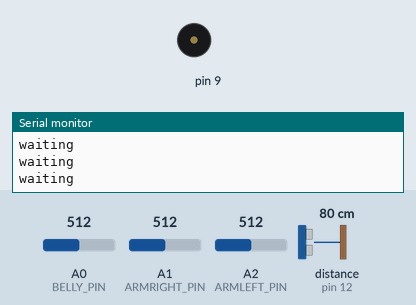
Recording of a sketch running on a simulated Arduino Uno, built with avr-gcc and run on an emulated ATmega328P. Parts: buzzer (waves = sounding), the last lines printed to the serial monitor. Wiring (inferred from the names in the program): ultrasonic range finder: trigger pin 13; echo pin 12. Inputs (shaded band) come from the test bench; at power-on: distance to the obstacle (sensor on pin 12) 80 cm, A0 (BELLY_PIN) = 512, A1 (ARMRIGHT_PIN) = 512, A2 (ARMLEFT_PIN) = 512. The echo pulse lasts 58.3 µs per cm; random numbers use the default seed unless the sketch sets one.

Above: at 1.2 s.
1.3 s: distance to the obstacle (sensor on pin 12) set to 29 cm
4.3 s: A0 (BELLY_PIN) set to 529
At 4.37 s:
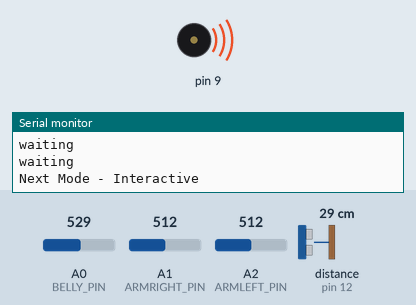
7.3 s: A1 (ARMRIGHT_PIN) set to 716
Timing chart, 0 to 16.3 s (numbered marks = the images above; inputs shaded):
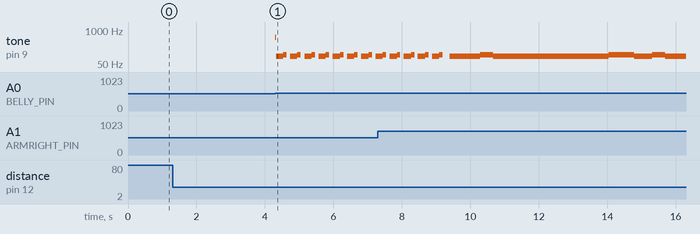

The sketch:

Assignment1_CART360_GeraldAlvarez_MaedehSharifi.ino
```cpp
//http://howtomechatronics.com/tutorials/arduino/ultrasonic-sensor-hc-sr04/
#include <toneAC.h>

//pressure sensors pins
#define BELLY_PIN A0
#define ARMRIGHT_PIN A1
#define ARMLEFT_PIN A2

//motion range sensor pins
#define TRIGGER_MOTION_PIN 13
#define ECCHO_MOTION_PIN 12


//buzzer pin
#define BUZZER_PIN 3


//number of running sample
const int RUNNING_SAMPLE = 10;

//Running average for distance motion
int averageDistanceArray [RUNNING_SAMPLE];
//distance array counter
int distanceCtr = 0;
//close range threshold by cm
int closeDistance = 50;
//max range threshhold by cm
int maxDistance = 120;
//var for previous distance for motion sensor
int prevDistance = 0;


//previous pressure value
int prevBellyPressure = 0;

//previous pressure value
int prevLeftPressure = 0;

//previous pressure value
int prevRightPressure = 0;

//freq range
int minBellyHz = 261;
int maxBellyHz = 329;

int minLeftHz = 329;
int maxLeftHz = 415;

int minRightHz = 415;
int maxRightHz = 523;

//Array for storing the notes
const int MAX_NOTES = 32;
int notesArray [MAX_NOTES];
int amplitudeArray[MAX_NOTES];
int notesCtr = 0;

//notes duration
//a whole, haft, quarter, eighth, and sixteenth
int durationsArray [] = {3000, 1500, 750, 375, 150};

//timer variables
unsigned long startTime;
const int goalTime = 1000;

//var to keep track of the pleasure meter
int pleasureMeter = 20;
//maximun pleasure
int maxPleasure = 50;
//pleasure's step
int stepPleasure = 1;
//variable for the range of pleasure spots
int lowestPleasure = 350;
int highestPleasure = 650;

//mode of the bear
int mode = 0;


void setup() {
  Serial.begin(9600);
  //set motion sensor
  pinMode(TRIGGER_MOTION_PIN, OUTPUT);
  pinMode(ECCHO_MOTION_PIN, INPUT);
  //pre-fill the arrays

  for (int i = 0; i < RUNNING_SAMPLE; i++) {
    averageDistanceArray[i] = getDistance();
  }

  //start the timer
  resetTimer();
}
void loop() {

  selectMode();
  //dataSensors();

}


//Print the sensors values
void dataSensors() {

  Serial.print("Left");
  Serial.println(getLeftPressure());


  Serial.print("Belly");
  Serial.println(getBellyPressure());


  Serial.print("RIght");
  Serial.println(getRightPressure());
  Serial.println();

  //delay(100);
}


//Mode selector function
void selectMode() {
  if (mode == 0) {
    Serial.println("waiting");
    waiting();
  }
  else if (mode == 1) {
    interactive();
  }
  else if (mode == 2) {
    Serial.println("playback");
    playback();
  }
  else if (mode == 3) {
    Serial.println("sleep");
    sleep();
  }
}


//Waiting Mode, where the object wait for range detection and physical interaction.
void waiting() {

  //sensitivity of movement/noise
  int noiseOffset = 3;

  //check if average distance is within the max distance
  if (getAverageDistance() <= maxDistance ) {

    //check for movement or change in the distance.
    //check if the prevDistance is less than current distance plus noise
    //and if the prevDistance is also greater than current distance plus noise.
    if (prevDistance < getDistance() + noiseOffset &&
        prevDistance > getDistance() - noiseOffset) {
      //Do nothing due to no movement
    } else {
      if (getDistance() >= closeDistance) {
        //store 100hz + current distance
        int freq = 100 + getDistance();
        //play tone with 10 amplitude and 200 ms duration
        toneAC(freq, 10 , 200);
      }
      else {
        //turn off the tone
        toneAC();
      }
    }

    //check if average distance is within closeDistance
    if (getAverageDistance() <= closeDistance) {
      //check if the value of the pressure is greater than the threshold
      if (getBellyPressure() > 512 ) {
        //play a tone according to the pressure's value
        toneAC(getBellyPressure());
        Serial.println("Next Mode - Interactive");
        //next mode
        mode = 1;
        //start the timer
        resetTimer();
      }

      //check if the value of the pressure is greater than the threshold
      if (getLeftPressure() > 512 ) {
        Serial.println("Next Mode - Interactive");
        //play a tone according to the pressure's value
        toneAC(getLeftPressure());
        //next mode
        mode = 1;
        //start the timer
        resetTimer();
      }

      //check if the value of the pressure is greater than the threshold
      if (getRightPressure() > 512 ) {
        //play a tone according to the pressure's value
        toneAC(getRightPressure());
        Serial.println("Next Mode - Interactive");
        //next mode
        mode = 1;
        //start the timer
        resetTimer();
      }
    }
  }
}

//interactive mode where the user physically interacts with the object.
void interactive() {

  //variable for filtering noise value
  int noiseOffset = 3;

  //placeholder for a frequency
  int freq = 0;

  //placeholder for an amplitude
  int amp = 0;

  //check if the pleasure meter is within 0 to 100
  if (pleasureMeter < maxPleasure && pleasureMeter > 0) {

    //CHECK THE RIGHT ARM SENSOR
    //cut off noise by checking if the previous value of pressure sensor is around the range of the current value
    //also ensure that the user inputs different pressure values
    if (prevRightPressure <= getRightPressure() + noiseOffset &&
        prevRightPressure >= getRightPressure() - noiseOffset ) {

      //do nothing due to the value is within range of noise filter
      //prevent accidental or noise input

    } else {
      //else: the current value of the sensor exceed the noise; thus, indicating a spike change of the value

      //check if the average right arm value is within the pleasure's range
      if (lowestPleasure < getRightPressure()
          && highestPleasure > getRightPressure()) {

        //set the frequency by invoking the getOffsetFrequency
        freq = getOffsetFrequency(getRightPressure(), maxRightHz, minRightHz);

        //set the amplitude
        amp = getAmplitude(getRightPressure(), highestPleasure);

        //update the array
        updateNotesArray(freq, amp);


        toneAC(freq, 10, 100);
        //increment the pleasure meter
        pleasureMeter += stepPleasure;


      } else {

        if (getRightPressure() < lowestPleasure) {
          toneAC(2000, 10, 100);
          Serial.println("To strong");
        }
        if (getRightPressure() > highestPleasure) {
          toneAC(100, 10, 100);
          Serial.println("To weak");
        }
        //running timer that checks if timer passes the setGoal
        if (getTimePassed() >= goalTime) {
          //decrease pleasure meter
          pleasureMeter -= stepPleasure;
          //reset timer
          resetTimer();
        }

      }
    }


    //CHECK THE LEFT ARM SENSOR
    //cut off noise by checking if the previous value of pressure sensor is around the range of the current value
    //also ensure that the user inputs different pressure values
    if (prevLeftPressure <= getLeftPressure() + noiseOffset &&
        prevLeftPressure >= getLeftPressure() - noiseOffset ) {
      //do nothing due to the value is within range of noise filter
      //prevent accidental or noise input
    } else {
      //else: the current value of the sensor exceed the noise; thus, indicating a spike change of the value
      //check if the average right arm value is within the pleasure's range
      if (lowestPleasure < getLeftPressure()
          && highestPleasure > getLeftPressure()) {


        //set the frequency by invoking the getOffsetFrequency
        freq = getOffsetFrequency(getLeftPressure(), maxRightHz, minRightHz);

        //set the amplitude
        amp = getAmplitude(getRightPressure(), highestPleasure);

        //update note array
        updateNotesArray(freq, amp);

        Serial.println("ON POINT");
        toneAC(freq, 10, 100);
        //increment the pleasure meter
        pleasureMeter +=  stepPleasure;


      } else {

        if (getLeftPressure() < lowestPleasure) {
          toneAC(2000, 10, 100);
          Serial.println("To strong");
        }
        if (getLeftPressure() > highestPleasure) {
          toneAC(100, 10, 100);
          Serial.println("To weak");
        }

        //running timer that checks if timer passes the setGoal
        if (getTimePassed() >= goalTime) {
          //decrease pleasure meter
          pleasureMeter -= stepPleasure;
          //reset timer
          resetTimer();
        }

      }
    }


    //CHECK THE LEFT ARM SENSOR
    //cut off noise by checking if the previous value of pressure sensor is around the range of the current value
    //also ensure that the user inputs different pressure values
    if (prevBellyPressure <= getBellyPressure() + noiseOffset &&
        prevBellyPressure >= getBellyPressure() - noiseOffset ) {
      //do nothing due to the value is within range of noise filter
      //prevent accidental or noise input
    } else {
      //else: the current value of the sensor exceed the noise; thus, indicating a spike change of the value
      //check if the average right arm value is within the pleasure's range
      if (lowestPleasure < getBellyPressure()
          && highestPleasure > getBellyPressure()) {


        //set the frequency by invoking the getOffsetFrequency
        freq = getOffsetFrequency(getBellyPressure(), maxRightHz, minRightHz);

        //set the amplitude
        amp = getAmplitude(getRightPressure(), highestPleasure);

        //update the note array
        updateNotesArray(freq, amp);

        //play the tone
        toneAC(freq, 10, 100);
        //increment the pleasure meter
        pleasureMeter += stepPleasure;


      } else {

        if (getBellyPressure() < lowestPleasure) {
          toneAC(2000, 10, 100);
          Serial.println("To strong");
        }
        if (getBellyPressure() > highestPleasure) {
          toneAC(100, 10, 100);
          Serial.println("To weak");
        }

        //running timer that checks if timer passes the setGoal
        if (getTimePassed() >= goalTime) {
          //decrease pleasure meter
          pleasureMeter -= stepPleasure;
          //reset timer
          resetTimer();
        }
      }
    }

  } else {
    //check if the pleasureMeter is max
    if (pleasureMeter >= maxPleasure) {
      //next mode
      mode = 2;
    }
    //check if the pleasure when down
    if (pleasureMeter <= 0) {
      //jump to sleep mode
      mode = 3;
      Serial.println("GameOver");
    }
    //reset the notes counter
    notesCtr = 0;
    //reset timer
    resetTimer();
  }

  //turn off tone
  toneAC();

  Serial.print("PleasureMeter");
  Serial.println(pleasureMeter);

  delay(100);

}
void playback() {
  if (notesCtr < MAX_NOTES) {
    int randomNum = random(5);
    toneAC(notesArray[notesCtr], 10, durationsArray[randomNum]);//make the musical notes
    notesCtr++;
  } else {
    mode = 3;
  }
}

//sleep mode function that delay the mode loop for a certain time
void sleep() {

  int snoreFreq = 0;
  int durationSleep = 0;

  if (pleasureMeter >= 100) {
    snoreFreq = 100;
    durationSleep = 5000;
  } else {
    if (pleasureMeter <= 0) {
      snoreFreq = 1000;
      durationSleep = 10000;
    }
  }

  //if time passed the duration sleep
  if (getTimePassed() >= durationSleep) {
    //if the distance is greter than max distance
    //no one interacting it
    if (getAverageDistance() > maxDistance)
      //switch mode
      mode = 0;
  } else {
    //play the tone message
    toneAC(snoreFreq);
    //delay for tone to play
    delay(1);
  }

  //reset the pleasure meter
  int pleasureMeter = 20;

}

//Resets the timer.
void resetTimer()
{
  //assign the current time (millis()) to startTime var; hence, resetting the timer's starting time.
  startTime = millis();
}

//Getter function that returns the time passed.
long getTimePassed()
{
  //return running time millis minus the startTime
  return  millis() - startTime;

}

//sote the note and amplitude in the array
void updateNotesArray(int freq, int amp) {

  //check if the counter is less than the max note
  if (notesCtr < MAX_NOTES) {

    //assign the frequency given in the function parameter
    notesArray[notesCtr] = freq;

    //assign the amp to the amplitudeArray
    amplitudeArray[notesCtr] = amp;

    //increament counter
    notesCtr++;
  } else {

    //reset counter
    notesCtr = 0;
  }
}


//calculate the offset frequency needed in ration with maxHz and minHz
int getOffsetFrequency(int senAvgVal, int maxVal, int minVal) {

  //offset frequency
  int offsetHz = 0;

  //restrict distance to closeDistance
  if (getDistance() <=  closeDistance) {
    //calculate an offset frequency in ratio to minVal to maxVal accoding to the distance
    offsetHz = (getDistance() / closeDistance) * maxVal - minVal;
  }

  //return the average pressure val + offset
  return senAvgVal + offsetHz;
}

//map the amplidtude according to the pressure sensor's value and scale it to the min hz and max hz of each pressure's hz setting
int getAmplitude(int senVal, int maxVal) {
  //check if the senVal is greater than maxVal
  //ensure not give higher than 10
  if (senVal > maxVal) {
    return 10;
  }
  else {
    //return the scaled  pressure val in the range of 5 10
    return map(senVal, 0, maxVal, 0, 10);
  }
}

//Getter function that reads the belly section pressure sensor.
int getBellyPressure() {
  return analogRead(BELLY_PIN);
}


//Getter function that reads the left arm section pressure sensor.
int getLeftPressure() {
  return analogRead(ARMLEFT_PIN);
}


//Getter function that reads the right arm section pressure sensor.
int getRightPressure() {
  return analogRead(ARMRIGHT_PIN);
}


//Getter function that triggers pulse and receives distance of the motion sensor
int getDistance() {
  //local var for distance and duration
  long distance, duration;
  //clear trigger
  digitalWrite(TRIGGER_MOTION_PIN, LOW);
  //delay
  delayMicroseconds(2);
  //set the trigger High for 10 micro seconds
  digitalWrite(TRIGGER_MOTION_PIN, HIGH);
  //delay
  delayMicroseconds(10);
  //tigger the pulse
  digitalWrite(TRIGGER_MOTION_PIN, LOW);
  //getting the duration| receiving the eccho
  duration = pulseIn(ECCHO_MOTION_PIN, HIGH);
  //calculating distance in CM and make sure it is positive
  distance = abs(duration * 0.034 / 2);

  //saving the raw current distance for prevDistance
  prevDistance = distance;

  //weight filtering
  int currEst = 0.5 * distance + 0.5 * prevDistance;

  return  currEst;
}


//Function that calculates the average distance of the received distance. Serve to filter noise
int getAverageDistance() {
  int totalAverage = 0;
  if (distanceCtr < RUNNING_SAMPLE) {
    averageDistanceArray[distanceCtr] = getDistance();
    distanceCtr++;
  } else {
    distanceCtr = 0;
  }
  for (int i = 0; i < RUNNING_SAMPLE; i++) {
    totalAverage += averageDistanceArray[i];
  }
  return totalAverage / RUNNING_SAMPLE;
}
```

Measured:
- the behaviour switches between 512 and 513 on A0 (BELLY_PIN) (found by bisection; images 0 and 1)
- after the input at 4.3 s, tone on pin 9: silent → 529 Hz at once, then repeats every 0.42 s: 97 Hz 0.21 s, 114 Hz 0.10 s, silent 0.11 s
